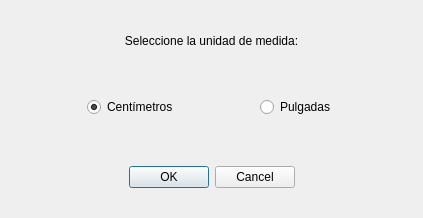
<?xml version="1.0" encoding="UTF-8"?>
<ui version="4.0">
 <class>DialogMeasurementSystem</class>
 <widget class="QDialog" name="DialogMeasurementSystem">
  <property name="geometry">
   <rect>
    <x>0</x>
    <y>0</y>
    <width>423</width>
    <height>218</height>
   </rect>
  </property>
  <property name="windowTitle">
   <string>Sistema de unidades</string>
  </property>
  <property name="locale">
   <locale language="Spanish" country="Peru"/>
  </property>
  <layout class="QVBoxLayout" name="verticalLayout">
   <item>
    <widget class="QLabel" name="label">
     <property name="minimumSize">
      <size>
       <width>0</width>
       <height>60</height>
      </size>
     </property>
     <property name="text">
      <string>Seleccione la unidad de medida:</string>
     </property>
     <property name="alignment">
      <set>Qt::AlignCenter</set>
     </property>
    </widget>
   </item>
   <item>
    <layout class="QHBoxLayout" name="horizontalLayout">
     <item>
      <spacer name="horizontalSpacer">
       <property name="orientation">
        <enum>Qt::Horizontal</enum>
       </property>
       <property name="sizeHint" stdset="0">
        <size>
         <width>40</width>
         <height>20</height>
        </size>
       </property>
      </spacer>
     </item>
     <item>
      <widget class="QRadioButton" name="radioButtonCentimeters">
       <property name="minimumSize">
        <size>
         <width>0</width>
         <height>60</height>
        </size>
       </property>
       <property name="text">
        <string>Centímetros</string>
       </property>
       <property name="checked">
        <bool>true</bool>
       </property>
      </widget>
     </item>
     <item>
      <spacer name="horizontalSpacer_3">
       <property name="orientation">
        <enum>Qt::Horizontal</enum>
       </property>
       <property name="sizeHint" stdset="0">
        <size>
         <width>40</width>
         <height>20</height>
        </size>
       </property>
      </spacer>
     </item>
     <item>
      <widget class="QRadioButton" name="radioButtonInches">
       <property name="minimumSize">
        <size>
         <width>0</width>
         <height>60</height>
        </size>
       </property>
       <property name="text">
        <string>Pulgadas</string>
       </property>
      </widget>
     </item>
     <item>
      <spacer name="horizontalSpacer_2">
       <property name="orientation">
        <enum>Qt::Horizontal</enum>
       </property>
       <property name="sizeHint" stdset="0">
        <size>
         <width>40</width>
         <height>20</height>
        </size>
       </property>
      </spacer>
     </item>
    </layout>
   </item>
   <item>
    <spacer name="verticalSpacer">
     <property name="orientation">
      <enum>Qt::Vertical</enum>
     </property>
     <property name="sizeHint" stdset="0">
      <size>
       <width>20</width>
       <height>40</height>
      </size>
     </property>
    </spacer>
   </item>
   <item>
    <widget class="QDialogButtonBox" name="buttonBox">
     <property name="minimumSize">
      <size>
       <width>0</width>
       <height>60</height>
      </size>
     </property>
     <property name="orientation">
      <enum>Qt::Horizontal</enum>
     </property>
     <property name="standardButtons">
      <set>QDialogButtonBox::Cancel|QDialogButtonBox::Ok</set>
     </property>
     <property name="centerButtons">
      <bool>true</bool>
     </property>
    </widget>
   </item>
  </layout>
 </widget>
 <resources/>
 <connections>
  <connection>
   <sender>buttonBox</sender>
   <signal>rejected()</signal>
   <receiver>DialogMeasurementSystem</receiver>
   <slot>reject()</slot>
   <hints>
    <hint type="sourcelabel">
     <x>325</x>
     <y>208</y>
    </hint>
    <hint type="destinationlabel">
     <x>286</x>
     <y>274</y>
    </hint>
   </hints>
  </connection>
 </connections>
</ui>
